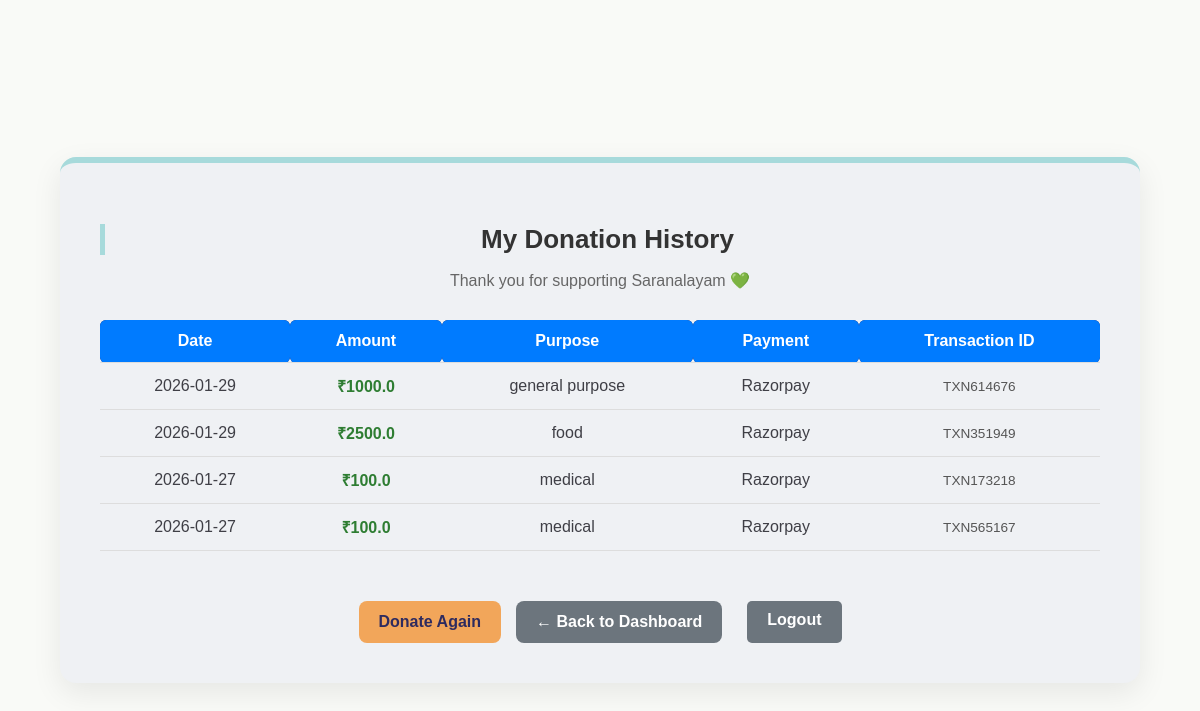
Page /my-donations (signed in) on the committed database.
### tables this page shows
CREATE TABLE donation_summary (
    id INTEGER PRIMARY KEY AUTOINCREMENT,
    user_email TEXT,
    donor_name TEXT,
    email TEXT,
    phone TEXT,
    country TEXT,
    amount REAL,
    purpose TEXT,
    payment_method TEXT,
    date TEXT,
    qr_id TEXT UNIQUE,
    payment_id TEXT,
    order_id TEXT,
    status TEXT DEFAULT 'Pending'
);

### app.py (the view)
@app.route('/my-donations')
def my_donations():
    if 'user' not in session:
        return redirect('/login')
    db = get_db()
    cur = db.cursor()
    cur.execute(
        "SELECT * FROM donation_summary WHERE user_email=? ORDER BY date DESC",
        (session['user'],)
    )
    donations = cur.fetchall()
    db.close()
    return render_template('my_donation.html', donations=donations)

### app.py (called while the page is built)
def get_db():
    conn = sqlite3.connect(DB)
    conn.row_factory = sqlite3.Row
    return conn

### templates/my_donation.html (shortened to what this page needs)
<!DOCTYPE html>
<html lang="en">
<head>
    <link rel="stylesheet" href="{{ url_for('static', filename='style.css') }}">
</head>
<body class="user-page">
<div class="user-container">
    <div class="user-header">
        <h2>My Donation History</h2>
        <p>Thank you for supporting Saranalayam 💚</p>
    </div>
    {% if donations %}
    <div class="table-wrapper">
        <table class="modern-table">
            <thead>
                <tr>
                    <th>Date</th>
                    <th>Amount</th>
                    <th>Purpose</th>
                    <th>Payment</th>
                    <th>Transaction ID</th>
                </tr>
            </thead>
            <tbody>
                {% for d in donations %}
                <tr>
                    <td>{{ d['date'] }}</td>
                    <td class="amount">₹{{ d['amount'] }}</td>
                    <td>{{ d['purpose'] }}</td>
                    <td>{{ d['payment_method'] }}</td>
                    <td class="txn-id">{{ d['qr_id'] }}</td>
                </tr>
                {% endfor %}
            </tbody>
        </table>
    </div>
    {% else %}
        <div class="empty-state">
            <p>You have not made any donations yet.</p>
            <a href="/donate" class="primary-btn">Make Your First Donation</a>
        </div>
    {% endif %}
    <div class="user-actions">
    <a href="/donate" class="primary-btn">Donate Again</a>
    <a href="/user-dashboard" class="neutral-btn"> ← Back to Dashboard</a>
    <a href="/logout" class="secondary-btn">Logout</a>
</div>
</div>
</body>
</html>

### static/style.css (style rules this page uses)
body { font-family: "Segoe UI", Arial, sans-serif; background: #F9FAF7; padding: 20px; margin: 0; color: #3F3F46; }
h2 { color: #2E2B5F; border-left: 5px solid #A7DADB; padding-left: 10px; }
a { display: inline-block; margin-top: 10px; color: #2E2B5F; text-decoration: none; font-weight: 600; }
.table-wrapper { overflow-x: auto; }
.amount { font-weight: bold; color: #2e7d32; }
.txn-id { font-size: 0.9rem; color: #555; }
.user-page { background: #F9FAF7; min-height: 100vh; display: flex; align-items: center; justify-content: center; }
.user-container { width: 95%; max-width: 1000px; background: #EFF1F4; padding: 40px; border-radius: 16px; box-shadow: 0 10px 30px rgba(0,0,0,0.08); border-top: 6px solid #A7DADB; }
.user-header { text-align: center; margin-bottom: 30px; }
.user-header h2 { font-size: 26px; margin-bottom: 5px; }
.user-header p { color: #666; }
.modern-table { width: 100%; border-collapse: collapse; }
.modern-table thead { background: #2E2B5F; color: #A7DADB; font-weight: 600; }
.modern-table th, .modern-table td { padding: 12px; text-align: center; }
.modern-table tbody tr { border-bottom: 1px solid #eee; }
.txn-id { font-size: 0.85rem; color: #555; }
.user-actions { margin-top: 30px; display: flex; justify-content: center; gap: 15px; }
.primary-btn { background: #F2A65A; color: #2E2B5F; padding: 12px 20px; border-radius: 8px; text-decoration: none; font-weight: 600; transition: 0.3s ease; }
.secondary-btn { background: #c0392b; color: white; padding: 12px 20px; border-radius: 8px; text-decoration: none; font-weight: 600; transition: 0.3s ease; }
.neutral-btn { background: #6c757d; color: white; padding: 12px 20px; border-radius: 8px; text-decoration: none; font-weight: 600; transition: 0.3s ease; }
body { font-family: 'Segoe UI', Tahoma, Geneva, Verdana, sans-serif; background-color: #f4f6f8; margin: 0; padding: 0; }
h2 { text-align: center; margin-bottom: 25px; color: #333; }
a { display: block; text-align: center; margin-top: 20px; text-decoration: none; color: #007bff; font-weight: 500; }
body { font-family: 'Segoe UI', sans-serif; background:#f4f6f8; margin:0; padding:20px; }
h2 { text-align:center; margin-bottom:20px; }
table { width:100%; border-collapse:collapse; }
th, td { padding:12px; border-bottom:1px solid #ddd; text-align:center; }
th { background:#007bff; color:#fff; border-radius:6px; }
a { text-decoration:none; color:#007bff; display:inline-block; margin-top:20px; }
body { font-family: Arial, sans-serif; background: #f5f6fa; padding: 20px; }
h2, h3 { color: #333; }
.secondary-btn { margin-left: 10px; padding: 10px 20px; background: #6c757d; color: #fff; border-radius: 5px; text-decoration: none; }

### rows in the picture
donation_summary: date "2026-01-29", amount "1000.0", purpose "general purpose", payment_method "Razorpay", qr_id "TXN614676"
donation_summary: date "2026-01-29", amount "2500.0", purpose "food", payment_method "Razorpay", qr_id "TXN351949"
donation_summary: date "2026-01-27", amount "100.0", purpose "medical", payment_method "Razorpay", qr_id "TXN173218"
donation_summary: date "2026-01-27", amount "100.0", purpose "medical", payment_method "Razorpay", qr_id "TXN565167"
